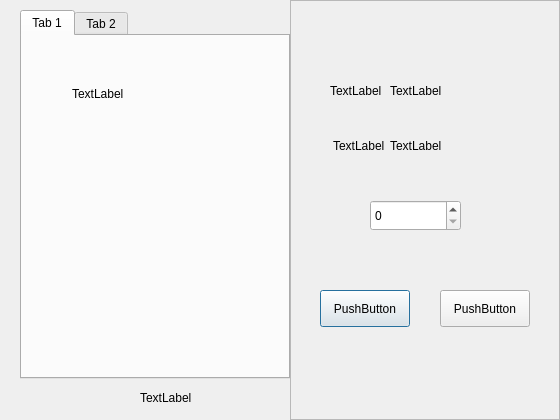
<?xml version="1.0" encoding="UTF-8"?>
<ui version="4.0">
 <class>PayDialog</class>
 <widget class="QDialog" name="PayDialog">
  <property name="geometry">
   <rect>
    <x>0</x>
    <y>0</y>
    <width>560</width>
    <height>420</height>
   </rect>
  </property>
  <property name="windowTitle">
   <string>Dialog</string>
  </property>
  <widget class="QTabWidget" name="tabWidget">
   <property name="geometry">
    <rect>
     <x>20</x>
     <y>10</y>
     <width>270</width>
     <height>369</height>
    </rect>
   </property>
   <property name="currentIndex">
    <number>0</number>
   </property>
   <widget class="QWidget" name="tab">
    <attribute name="title">
     <string>Tab 1</string>
    </attribute>
    <widget class="QLabel" name="label_wechatPay">
     <property name="geometry">
      <rect>
       <x>50</x>
       <y>50</y>
       <width>72</width>
       <height>15</height>
      </rect>
     </property>
     <property name="text">
      <string>TextLabel</string>
     </property>
    </widget>
   </widget>
   <widget class="QWidget" name="tab_2">
    <attribute name="title">
     <string>Tab 2</string>
    </attribute>
    <widget class="QLabel" name="label_aliPay">
     <property name="geometry">
      <rect>
       <x>60</x>
       <y>50</y>
       <width>72</width>
       <height>15</height>
      </rect>
     </property>
     <property name="text">
      <string>TextLabel</string>
     </property>
    </widget>
   </widget>
  </widget>
  <widget class="QFrame" name="frame_payMsg">
   <property name="geometry">
    <rect>
     <x>290</x>
     <y>0</y>
     <width>270</width>
     <height>420</height>
    </rect>
   </property>
   <property name="frameShape">
    <enum>QFrame::StyledPanel</enum>
   </property>
   <property name="frameShadow">
    <enum>QFrame::Raised</enum>
   </property>
   <widget class="QLabel" name="label_pay_drinkName">
    <property name="geometry">
     <rect>
      <x>100</x>
      <y>75</y>
      <width>171</width>
      <height>31</height>
     </rect>
    </property>
    <property name="text">
     <string>TextLabel</string>
    </property>
   </widget>
   <widget class="QLabel" name="label_pay_drinkPrice">
    <property name="geometry">
     <rect>
      <x>100</x>
      <y>130</y>
      <width>91</width>
      <height>31</height>
     </rect>
    </property>
    <property name="text">
     <string>TextLabel</string>
    </property>
   </widget>
   <widget class="QSpinBox" name="spinBox_payAmount">
    <property name="geometry">
     <rect>
      <x>80</x>
      <y>200</y>
      <width>91</width>
      <height>31</height>
     </rect>
    </property>
   </widget>
   <widget class="QPushButton" name="btn_pay_commit">
    <property name="geometry">
     <rect>
      <x>30</x>
      <y>290</y>
      <width>90</width>
      <height>37</height>
     </rect>
    </property>
    <property name="text">
     <string>PushButton</string>
    </property>
   </widget>
   <widget class="QPushButton" name="btn_pay_cancel">
    <property name="geometry">
     <rect>
      <x>150</x>
      <y>290</y>
      <width>90</width>
      <height>37</height>
     </rect>
    </property>
    <property name="text">
     <string>PushButton</string>
    </property>
   </widget>
   <widget class="QLabel" name="label_drinkNameImg">
    <property name="geometry">
     <rect>
      <x>40</x>
      <y>70</y>
      <width>51</width>
      <height>41</height>
     </rect>
    </property>
    <property name="text">
     <string>TextLabel</string>
    </property>
   </widget>
   <widget class="QLabel" name="label_drinkPriceImg">
    <property name="geometry">
     <rect>
      <x>43</x>
      <y>130</y>
      <width>51</width>
      <height>31</height>
     </rect>
    </property>
    <property name="text">
     <string>TextLabel</string>
    </property>
   </widget>
  </widget>
  <widget class="QLabel" name="label_payMsgImg">
   <property name="geometry">
    <rect>
     <x>140</x>
     <y>390</y>
     <width>72</width>
     <height>15</height>
    </rect>
   </property>
   <property name="text">
    <string>TextLabel</string>
   </property>
  </widget>
  <zorder>label_payMsgImg</zorder>
  <zorder>frame_payMsg</zorder>
  <zorder>tabWidget</zorder>
 </widget>
 <resources/>
 <connections/>
</ui>
